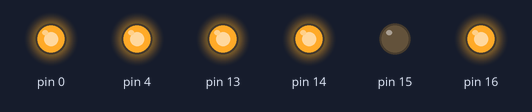
A sketch run on a simulated Arduino Uno, built with avr-gcc and run on an emulated ATmega328P. On the bench: output pins drawn as LEDs (lit = HIGH).

Above: at 0.12 s.
At 1.12 s:
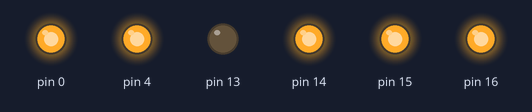
At 1.6 s:
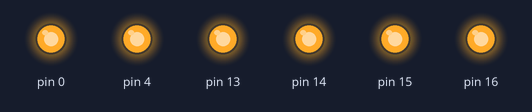
At 2.12 s:
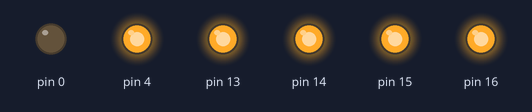
At 3.12 s:
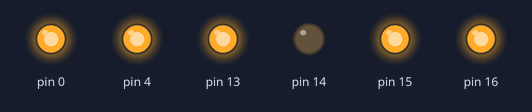
At 4.62 s:
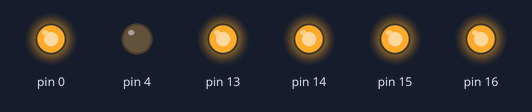
Timing chart, 0 to 5.2 s (numbered marks = the images above):
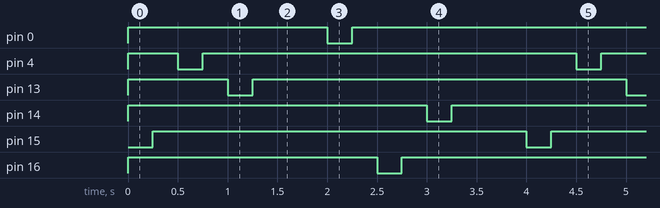

Measured:
- by itself, pin 0, pin 4, pin 13–16: alternates HIGH for 3.8 s and LOW for 0.25 s
- by itself, everything shown: repeats every 4.0 s, in 12 steps

The sketch:

led_lab___.ino
```cpp
int i[]={15,0,4,16,13,14,27,26};
int led;
void setup() {
  for( led=0;led<=7;led++)
  {
    pinMode(led[i],OUTPUT);
    digitalWrite(led[i],1);
  }
 }
void loop() {
        for(led=0;led<=7;led+=2)
        {
          digitalWrite(led[i],0);
          delay(250);
          digitalWrite(led[i],1);
          delay(250);
        }
        for(led=1;led<=7;led+=2)
        {
          digitalWrite(led[i],0);
          delay(250);
          digitalWrite(led[i],1);
          delay(250);
        }
      }
```
